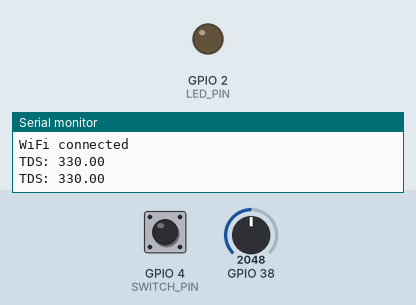
This sketch was run on a simulated ESP32. On the bench: output pins drawn as LEDs (lit = HIGH), the last lines printed to the serial monitor. The test bench sets the inputs (shaded band); at power-on: GPIO 4 (SWITCH_PIN) HIGH, GPIO 38 = 2048. WiFi joins after 1.5 s; servers stay silent unless stated; the local clock reads 2024-03-15 10:24:30 at power-on unless the sketch sets it; storage starts empty.

Above: at 3.2 s.
3.3 s: GPIO 4 (SWITCH_PIN) pulled LOW for 1.2 s
At 4.4 s:
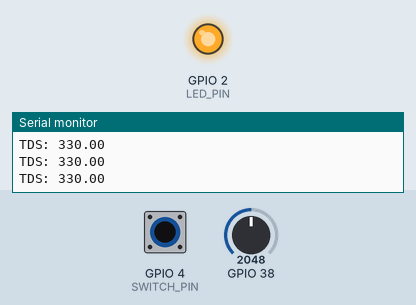
6.5 s: GPIO 4 (SWITCH_PIN) pulled LOW for 3.2 s
At 10.5 s:
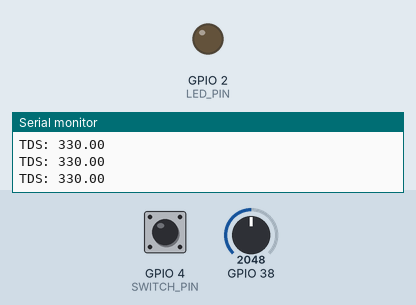
Timing chart, 0 to 12.0 s (numbered marks = the images above; inputs shaded):
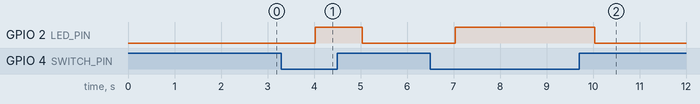

Measured:
- after the input at 3.3 s, GPIO 2 (LED_PIN): LOW → HIGH after 0.73 s, → LOW 1.0 s later
- after the input at 6.5 s, GPIO 2 (LED_PIN): LOW → HIGH after 0.53 s, → LOW 3.0 s later

The sketch:

RandD1.ino
```cpp
#include <RTClib.h>
#include <WiFi.h>
#include <Wire.h>
#include <SPI.h>
#include <SD.h>
#include <driver/adc.h>

#define TDS_SENSOR_PIN 34
#define LED_PIN 2
#define SWITCH_PIN 4
#define I2C_SDA_PIN 21
#define I2C_SCL_PIN 22
#define RTC_SDA_PIN 18
#define RTC_SCL_PIN 19
#define SD_CS_PIN 5

#define WIFI_SSID "your_wifi_ssid"
#define WIFI_PASS "your_wifi_password"

#define FILENAME "/data.txt"

RTC_DS3231 rtc;
File dataFile;

void setup() {
  pinMode(LED_PIN, OUTPUT);
  pinMode(SWITCH_PIN, INPUT_PULLUP);

  Serial.begin(115200);
  while (!Serial);

  Wire.begin(I2C_SDA_PIN, I2C_SCL_PIN);
  Wire.beginTransmission(0x68);
  if (!Wire.endTransmission()) {
    rtc.begin();
  } else {
    Serial.println("RTC not found!");
  }

  if (!SD.begin(SD_CS_PIN)) {
    Serial.println("SD card initialization failed!");
    return;
  }
  dataFile = SD.open(FILENAME, FILE_WRITE);
  if (!dataFile) {
    Serial.println("File open failed!");
    return;
  }

  WiFi.begin(WIFI_SSID, WIFI_PASS);
  while (WiFi.status() != WL_CONNECTED) {
    delay(1000);
    Serial.println("Connecting to WiFi...");
  }
  Serial.println("WiFi connected");
}

void loop() {
  float tds_value = read_tds_sensor();
  log_data(tds_value);

  int switch_state = digitalRead(SWITCH_PIN);
  if (switch_state == LOW) {
    digitalWrite(LED_PIN, HIGH);
  } else {
    digitalWrite(LED_PIN, LOW);
  }

  Serial.print("TDS: ");
  Serial.println(tds_value);

  delay(1000);
}

float read_tds_sensor() {
  adc1_config_width(ADC_WIDTH_BIT_12);
  adc1_config_channel_atten((adc1_channel_t)TDS_SENSOR_PIN, ADC_ATTEN_DB_11);
  uint32_t adc_data = adc1_get_raw((adc1_channel_t)TDS_SENSOR_PIN);
  float voltage = adc_data * 3.3 / 4096.0;
  float tds_value = voltage * 1000 / 5.0;
  return tds_value;
}

void log_data(float tds_value) {
  DateTime now = rtc.now();
  dataFile.print(now.year(), DEC);
  dataFile.print('/');
  dataFile.print(now.month(), DEC);
  dataFile.print('/');
  dataFile.print(now.day(), DEC);
  dataFile.print(' ');
  dataFile.print(now.hour(), DEC);
  dataFile.print(':');
  dataFile.print(now.minute(), DEC);
  dataFile.print(':');
  dataFile.print(now.second(), DEC);
  dataFile.print(',');
  dataFile.println(tds_value);
}
```
